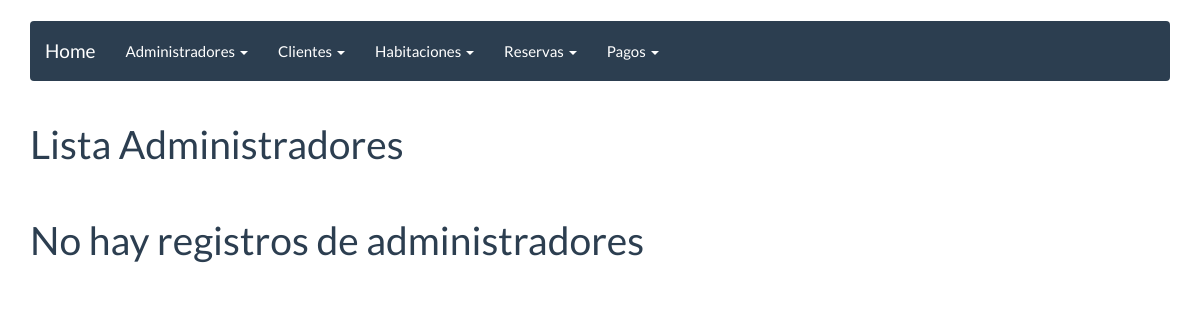
The page /listaradmin on the database as committed earlier.
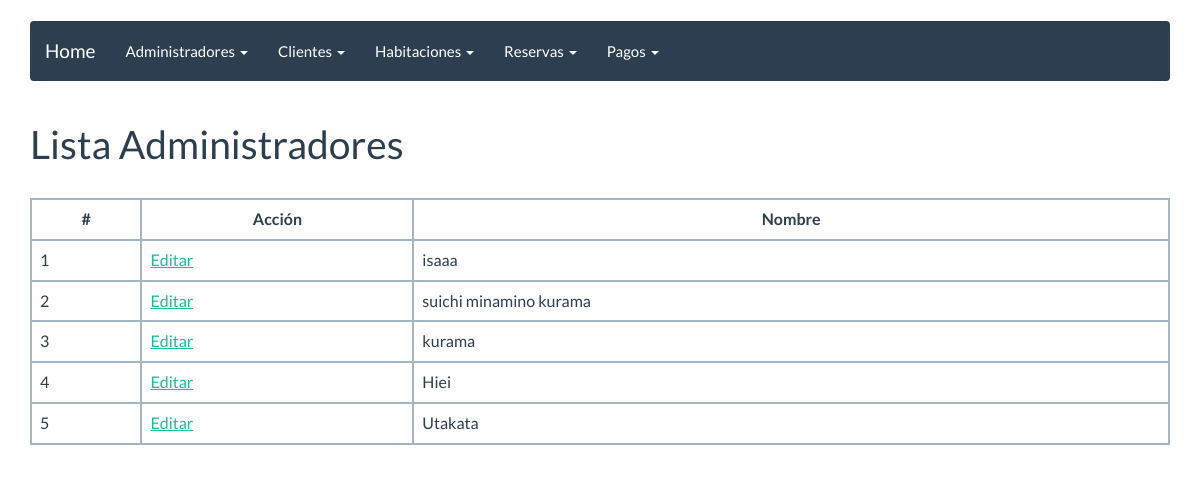
The same page on the database as committed later.
### reservar/models.py (models this page shows, shortened)
class Admin(models.Model):
    nombre_completo_admin = models.CharField(max_length=50)

### reservar/views.py (the view)
# urls.py: url(r'^listaradmin', AdminList.as_view(), name='admin_listar'),
class AdminList(ListView):
    model = Admin
    template_name = "admin_list.html"

### templates/admin_list.html (shortened to what this page needs)
{% extends "base.html" %}
{% block content %}
<h1>Lista Administradores</h1><br>
<table class="table table-bordered">
    <tbody>
        {% if object_list %}
        <thead align="center">
            <tr>
                <td><strong>#</strong></td>
                <td><strong>Acción</strong></td>
                <td><strong>Nombre</strong></td>
            </tr>
        </thead>
        {% for admin in object_list %}
        <tr>
            <td>{{ admin.id }}</td>
            <td>
                <a href="{% url 'admin_editar' admin.id %}">Editar</a>
            </td>
            <td>{{ admin.nombre_completo_admin }}</td>
        </tr>
        {% endfor %}
        {% else %}
        <h1>No hay registros de administradores</h1>
        {% endif %}
    </tbody>
</table>
{% endblock%}

Rows that differ between the two databases and show on the page:
added Admin: id "1", nombre_completo_admin "isaaa"
added Admin: id "2", nombre_completo_admin "suichi minamino kurama"
added Admin: id "3", nombre_completo_admin "kurama"
added Admin: id "4", nombre_completo_admin "Hiei"
added Admin: id "5", nombre_completo_admin "Utakata"
Other text that changed with them:
text no longer shown: "No hay registros de administradores"
text now shown: "# Acción Nombre"
